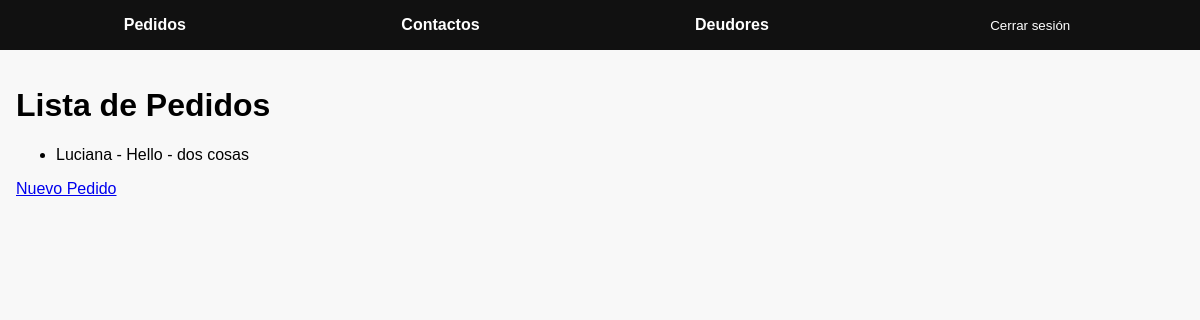
The page /pedidos/ (signed in) on the database its author committed.
### decante_app/models.py (models this page shows, shortened)
class Pedido(models.Model):
    nombre = models.CharField(max_length=100)
    telefono = models.CharField(max_length=20)
    direccion = models.TextField()
    empresa = models.CharField(max_length=100)
    pedido = models.TextField()

### decante_app/views.py (the view)
# urls.py: path('pedidos/', views.lista_pedidos, name='lista_pedidos'),
@login_required
def lista_pedidos(request):
    pedidos = Pedido.objects.all()
    return render(request, 'pedidos/lista.html', {'pedidos': pedidos})

### decante_app/templates/pedidos/lista.html
{% extends 'base.html' %} {% block title %}Pedidos{% endblock %} {% block content %}
<h1>Lista de Pedidos</h1>
<ul>
	{% for p in pedidos %}
	<li>{{ p.nombre }} - {{ p.empresa }} - {{ p.pedido }}</li>
	{% empty %}
	<li>No hay pedidos aún.</li>
	{% endfor %}
</ul>
<a href="{% url 'crear_pedido' %}" class="floating-button">Nuevo Pedido</a>
{% endblock %}

### decante_app/templates/base.html (style rules this page uses)
body { font-family: sans-serif; margin: 0; padding: 0; background: #f8f8f8; }

### rows shown on the page
Pedido: nombre "Luciana", empresa "Hello", pedido "dos cosas"
